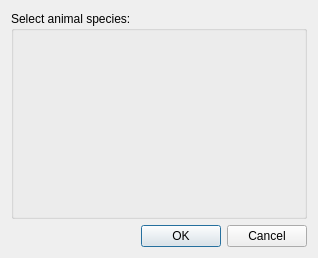
<?xml version="1.0" encoding="UTF-8"?>
<ui version="4.0">
 <class>DialogSelectAnimalSpecies</class>
 <widget class="QDialog" name="DialogSelectAnimalSpecies">
  <property name="geometry">
   <rect>
    <x>0</x>
    <y>0</y>
    <width>318</width>
    <height>258</height>
   </rect>
  </property>
  <property name="windowTitle">
   <string>Select animal species</string>
  </property>
  <layout class="QVBoxLayout" name="verticalLayout">
   <item>
    <widget class="QGroupBox" name="groupBox_select_animal_species">
     <property name="title">
      <string>Select animal species:</string>
     </property>
    </widget>
   </item>
   <item>
    <widget class="QDialogButtonBox" name="buttonBox">
     <property name="orientation">
      <enum>Qt::Orientation::Horizontal</enum>
     </property>
     <property name="standardButtons">
      <set>QDialogButtonBox::StandardButton::Cancel|QDialogButtonBox::StandardButton::Ok</set>
     </property>
    </widget>
   </item>
  </layout>
 </widget>
 <resources/>
 <connections>
  <connection>
   <sender>buttonBox</sender>
   <signal>accepted()</signal>
   <receiver>DialogSelectAnimalSpecies</receiver>
   <slot>accept()</slot>
   <hints>
    <hint type="sourcelabel">
     <x>248</x>
     <y>254</y>
    </hint>
    <hint type="destinationlabel">
     <x>157</x>
     <y>274</y>
    </hint>
   </hints>
  </connection>
  <connection>
   <sender>buttonBox</sender>
   <signal>rejected()</signal>
   <receiver>DialogSelectAnimalSpecies</receiver>
   <slot>reject()</slot>
   <hints>
    <hint type="sourcelabel">
     <x>316</x>
     <y>260</y>
    </hint>
    <hint type="destinationlabel">
     <x>286</x>
     <y>274</y>
    </hint>
   </hints>
  </connection>
 </connections>
</ui>
